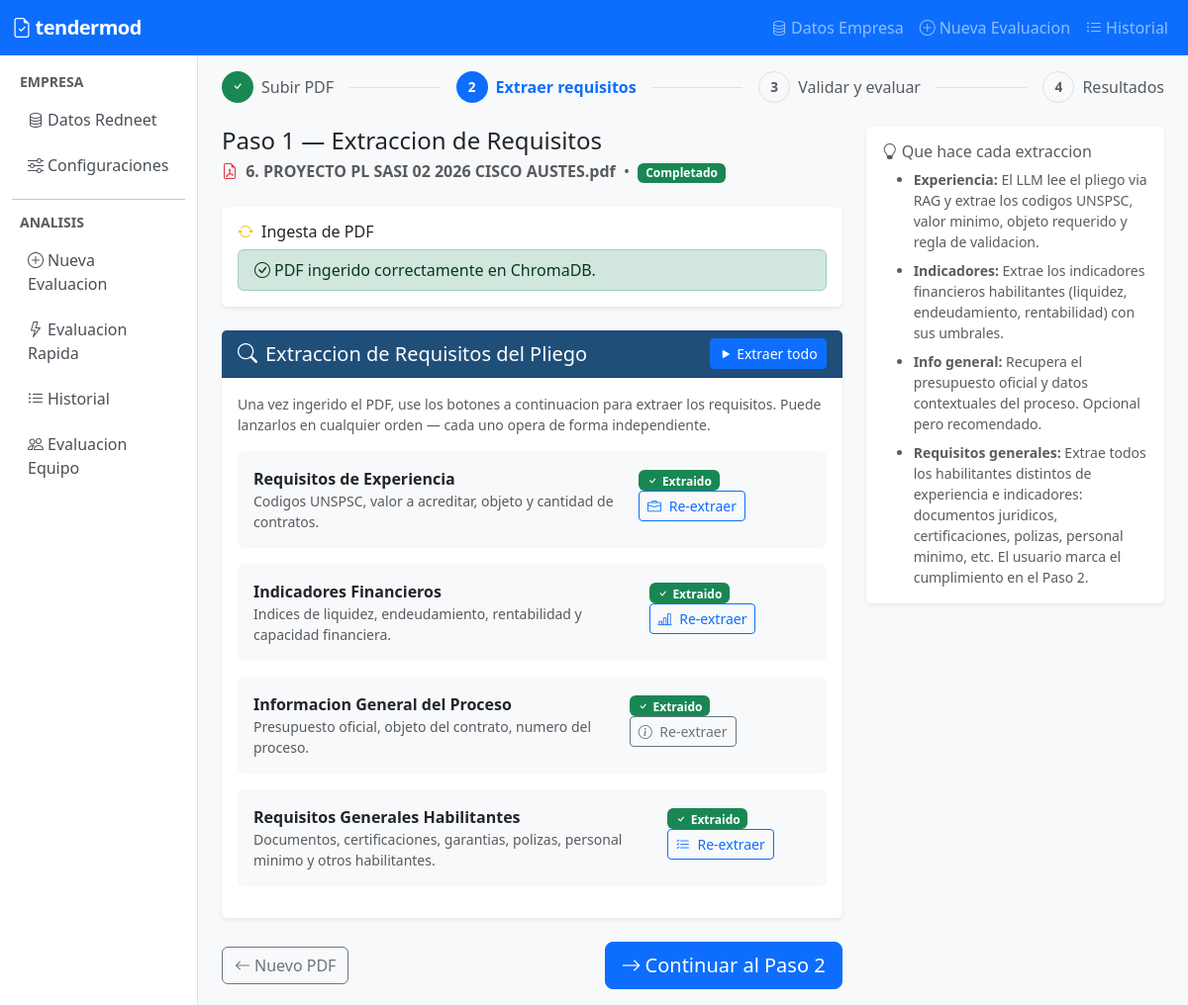
Page /analysis/69/step1/ on the committed database.
### apps/core/models.py (models this page shows, shortened)
class AnalysisSession(models.Model):
    STATUS_CHOICES = [
        ('created', 'Creado'),
        ('ingesting_pdf', 'Ingiriendo PDF'),
        ('pdf_ready', 'PDF listo'),
        ('extracted', 'Requisitos extraidos'),
        ('evaluating', 'Evaluando'),
        ('completed', 'Completado'),
        ('error', 'Error'),
    ]
    status = models.CharField(max_length=20, choices=STATUS_CHOICES, default='created')
    pdf_filename = models.CharField(max_length=255, blank=True)
    display_name = models.CharField(max_length=255, blank=True, default='')
    experience_requirements_json = models.TextField(blank=True)
    indicators_requirements_json = models.TextField(blank=True)
    general_info_text = models.TextField(blank=True)
    general_requirements_json = models.TextField(blank=True, default='')
    celery_task_id = models.CharField(max_length=255, blank=True)
    ocr_document_path = models.CharField(max_length=500, blank=True, default='')
    created_at = models.DateTimeField(auto_now_add=True)
    updated_at = models.DateTimeField(auto_now=True)
    class Meta:
        ordering = ['-created_at']
    @property
    def status_display_class(self):
        mapping = {
            'created': 'secondary',
            'ingesting_pdf': 'warning',
            'pdf_ready': 'info',
            'extracted': 'primary',
            'evaluating': 'warning',
            'completed': 'success',
            'error': 'danger',
        }
        return mapping.get(self.status, 'secondary')

### apps/analysis/views.py (the view)
# urls.py: path('<int:pk>/step1/', views.analysis_step1, name='step1'),
def analysis_step1(request, pk):
    session = get_object_or_404(AnalysisSession, pk=pk)
    context = {
        'session': session,
        'has_experience': bool(session.experience_requirements_json),
        'has_indicators': bool(session.indicators_requirements_json),
        'has_general_info': bool(session.general_info_text),
        'has_general_requirements': bool(session.general_requirements_json),
    }
    return render(request, 'analysis/step1.html', context)

### templates/analysis/step1.html (shortened to what this page needs)
{% extends "base.html" %}
{% load static %}
{% block content %}
<div class="d-flex align-items-center gap-2 mb-4">
    <span class="step-badge bg-success text-white"><i class="bi bi-check"></i></span>
    <span class="text-muted">Subir PDF</span>
    <div class="flex-grow-1 border-top mx-2"></div>
    <span class="step-badge bg-primary text-white">2</span>
    <span class="fw-semibold text-primary">Extraer requisitos</span>
    <div class="flex-grow-1 border-top mx-2"></div>
    <span class="step-badge bg-light text-muted border">3</span>
    <span class="text-muted">Validar y evaluar</span>
    <div class="flex-grow-1 border-top mx-2"></div>
    <span class="step-badge bg-light text-muted border">4</span>
    <span class="text-muted">Resultados</span>
</div>
<div class="row">
    <div class="col-md-8">
        <div class="d-flex align-items-center gap-3 mb-4">
            <div>
                <h4 class="mb-1">Paso 1 — Extraccion de Requisitos</h4>
                <p class="text-muted mb-0">
                    <i class="bi bi-file-earmark-pdf me-1 text-danger"></i>
                    <strong>{{ session.pdf_filename }}</strong>
                    &nbsp;&bull;&nbsp;
                    <span class="badge bg-{{ session.status_display_class }}">
                        {{ session.get_status_display }}
                    </span>
                </p>
            </div>
        </div>
        <div class="card border-0 shadow-sm mb-4">
            <div class="card-body">
                <h6 class="card-title"><i class="bi bi-arrow-repeat me-2 text-warning"></i>Ingesta de PDF</h6>
                <div id="spinner-ingest">
                    {% if session.status == 'pdf_ready' or session.status == 'extracted' or session.status == 'completed' %}
                        <div class="alert alert-success mb-0 py-2">
                            <i class="bi bi-check-circle me-1"></i>PDF ingerido correctamente en ChromaDB.
                        </div>
                    {% elif session.status == 'error' %}
                        <div class="alert alert-danger mb-0 py-2">
                            <i class="bi bi-x-circle me-1"></i>Error durante la ingesta. Vuelva a subir el PDF.
                        </div>
                    {% else %}
                        <div class="d-flex align-items-center gap-2 text-secondary">
                            <div class="spinner-border spinner-border-sm" role="status"></div>
                            <span>Ingiriendo PDF en ChromaDB...</span>
                        </div>
                    {% endif %}
                </div>
            </div>
        </div>
        <div class="card border-0 shadow-sm mb-4">
            <div class="card-header card-header-tendermod d-flex justify-content-between align-items-center">
                <h5 class="mb-0"><i class="bi bi-search me-2"></i>Extraccion de Requisitos del Pliego</h5>
                <button class="btn btn-primary btn-sm"
                        id="btn-extract-all"
                        onclick="doExtractAll()"
                        {% if session.status == 'ingesting_pdf' or session.status == 'created' %}disabled{% endif %}>
                    <i class="bi bi-play-fill me-1"></i>Extraer todo
                </button>
            </div>
            <div class="card-body">
                <p class="text-muted small mb-3">
                    Una vez ingerido el PDF, use los botones a continuacion para extraer los requisitos.
                    Puede lanzarlos en cualquier orden — cada uno opera de forma independiente.
                </p>
                <div class="d-flex align-items-start gap-3 mb-3 p-3 bg-light rounded">
                    <div class="flex-grow-1">
                        <strong>Requisitos de Experiencia</strong>
                        <p class="text-muted small mb-0">
                            Codigos UNSPSC, valor a acreditar, objeto y cantidad de contratos.
                        </p>
                    </div>
                    <div>
                        {% if has_experience %}
                            <span class="badge bg-success me-2">
                                <i class="bi bi-check me-1"></i>Extraido
                            </span>
                        {% endif %}
                        <button class="btn btn-outline-primary btn-sm"
                                id="btn-extract-experience"
                                onclick="doExtractExperience()"
                                {% if session.status == 'ingesting_pdf' or session.status == 'created' %}disabled{% endif %}>
                            <i class="bi bi-briefcase me-1"></i>
                            {% if has_experience %}Re-extraer{% else %}Buscar requisitos{% endif %}
                        </button>
                    </div>
                </div>
                <div class="d-flex align-items-start gap-3 mb-3 p-3 bg-light rounded">
                    <div class="flex-grow-1">
                        <strong>Indicadores Financieros</strong>
                        <p class="text-muted small mb-0">
                            Indices de liquidez, endeudamiento, rentabilidad y capacidad financiera.
                        </p>
                    </div>
                    <div>
                        {% if has_indicators %}
                            <span class="badge bg-success me-2">
                                <i class="bi bi-check me-1"></i>Extraido
                            </span>
                        {% endif %}
                        <button class="btn btn-outline-primary btn-sm"
                                id="btn-extract-indicators"
                                onclick="doExtractIndicators()"
                                {% if session.status == 'ingesting_pdf' or session.status == 'created' %}disabled{% endif %}>
                            <i class="bi bi-bar-chart-line me-1"></i>
                            {% if has_indicators %}Re-extraer{% else %}Buscar indicadores{% endif %}
                        </button>
                    </div>
                </div>
                <div class="d-flex align-items-start gap-3 mb-3 p-3 bg-light rounded">
                    <div class="flex-grow-1">
                        <strong>Informacion General del Proceso</strong>
                        <p class="text-muted small mb-0">
                            Presupuesto oficial, objeto del contrato, numero del proceso.
                        </p>
                    </div>
                    <div>
                        {% if has_general_info %}
                            <span class="badge bg-success me-2">
                                <i class="bi bi-check me-1"></i>Extraido
                            </span>
                        {% endif %}
                        <button class="btn btn-outline-secondary btn-sm"
                                id="btn-extract-info"
                                onclick="doExtractGeneralInfo()"
                                {% if session.status == 'ingesting_pdf' or session.status == 'created' %}disabled{% endif %}>
                            <i class="bi bi-info-circle me-1"></i>
                            {% if has_general_info %}Re-extraer{% else %}Extraer info general{% endif %}
                        </button>
                    </div>
                </div>
                <div class="d-flex align-items-start gap-3 mb-3 p-3 bg-light rounded">
                    <div class="flex-grow-1">
                        <strong>Requisitos Generales Habilitantes</strong>
                        <p class="text-muted small mb-0">
                            Documentos, certificaciones, garantias, polizas, personal minimo y otros habilitantes.
                        </p>
                    </div>
                    <div>
                        {% if has_general_requirements %}
                            <span class="badge bg-success me-2">
                                <i class="bi bi-check me-1"></i>Extraido
                            </span>
                        {% endif %}
                        <button class="btn btn-outline-primary btn-sm"
                                id="btn-extract-general-req"
                                onclick="doExtractGeneralRequirements()"
                                {% if session.status == 'ingesting_pdf' or session.status == 'created' %}disabled{% endif %}>
                            <i class="bi bi-list-check me-1"></i>
                            {% if has_general_requirements %}Re-extraer{% else %}Extraer requisitos{% endif %}
                        </button>
                    </div>
                </div>
            </div>
        </div>
        <div class="d-flex justify-content-between align-items-center">
            <div class="d-flex gap-2 align-items-center" id="ocr-btn-container">
                <a href="{% url 'analysis:new' %}" class="btn btn-outline-secondary">
                    <i class="bi bi-arrow-left me-1"></i>Nuevo PDF
                </a>
            </div>
            <a href="{% url 'analysis:step2' pk=session.pk %}"
               class="btn btn-primary btn-lg {% if not has_experience and not has_indicators %}disabled{% endif %}"
               id="btn-continue">
                <i class="bi bi-arrow-right me-1"></i>Continuar al Paso 2
            </a>
        </div>
    </div>
    <div class="col-md-4">
        <div class="card border-0 shadow-sm">
            <div class="card-body">
                <h6 class="card-title text-muted">
                    <i class="bi bi-lightbulb me-1"></i>Que hace cada extraccion
                </h6>
                <ul class="small text-muted mb-0">
                    <li class="mb-2">
                        <strong>Experiencia:</strong> El LLM lee el pliego via RAG y extrae
                        los codigos UNSPSC, valor minimo, objeto requerido y regla de validacion.
                    </li>
                    <li class="mb-2">
                        <strong>Indicadores:</strong> Extrae los indicadores financieros habilitantes
                        (liquidez, endeudamiento, rentabilidad) con sus umbrales.
                    </li>
                    <li class="mb-2">
                        <strong>Info general:</strong> Recupera el presupuesto oficial y datos
                        contextuales del proceso. Opcional pero recomendado.
                    </li>
                    <li>
                        <strong>Requisitos generales:</strong> Extrae todos los habilitantes
                        distintos de experiencia e indicadores: documentos juridicos, certificaciones,
                        polizas, personal minimo, etc. El usuario marca el cumplimiento en el Paso 2.
                    </li>
                </ul>
            </div>
        </div>
    </div>
</div>
{% endblock %}

### templates/base.html (style rules this page uses)
body { background-color: #f8f9fa; }
.step-badge { width: 2rem; height: 2rem; border-radius: 50%; display: inline-flex; align-items: center; justify-content: center; font-weight: 700; font-size: 0.85rem; }
.card-header-tendermod { background-color: #1F4E79; color: white; }

### rows in the picture
AnalysisSession: pdf_filename "6. PROYECTO PL SASI 02 2026 CISCO AUSTES.pdf", status "Completado"
